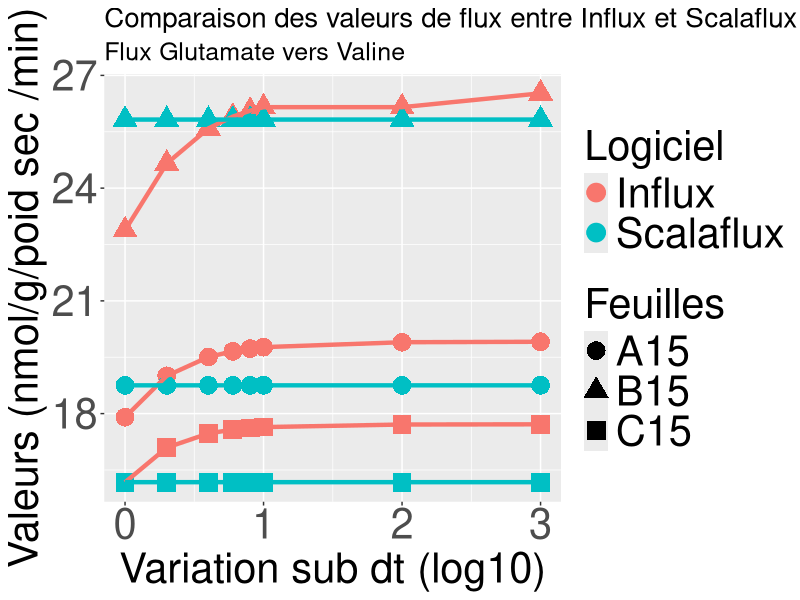

The R source for this figure: (Note: this script raises an error after producing the figure.)
library(ggplot2)
library(dplyr)
library(tidyr)

# Définition de paramètres
couleurs <- c("Valeur de flux" = "blue",
               "Valeur de flux nulle ou négative" = "green",
               "Valeur de flux incalculable" = "yellow")

# Données Glutamate vers Valine 

# Comparaison de l'effet des subdt du fichier d'optimisation

donnees <- read.table("Variation_subdt_Glu_Val.tsv" , sep = "\t" , header = TRUE , dec = "," , stringsAsFactors = T)
head(donnees)
#donnees$sub.dt <- as.factor(donnees$sub.dt)
str (donnees)

donnees_modif <- donnees %>%
  rename(Influx = Valeurs_Influx , Scalaflux = Valeurs_Scalaflux) %>%
  pivot_longer(cols = c(Influx , Scalaflux) , names_to = "Logiciel" , values_to = "Valeurs")

val <- ggplot(donnees_modif, aes(x = log10(sub.dt),y = Valeurs , col = Logiciel , shape = Feuilles)) +
  geom_point(size = 6) +
  geom_line(size = 1.5)+
  labs(
    x = "Variation sub dt (log10)",
    y = "Valeurs (nmol/g/poid sec /min)",
    title = "Comparaison des valeurs de flux entre Influx et Scalaflux avec un SD de -2 et variation de subdt",
    subtitle = "Flux Glutamate vers Valine")+
  theme(
    plot.title = element_text(size = 20),      
    plot.subtitle = element_text(size = 18),
    axis.title = element_text(size = 30),    
    axis.text = element_text(size = 30),
    legend.title = element_text(size = 30),           
    legend.text = element_text(size = 30))

val

# Valeurs de chi 2

figure_comp <- ggplot (donnees , aes (x = log10(sub.dt) , y = chi2.réduit , col = Feuilles, group = Feuilles ) )+
  geom_point(size = 6)+
  geom_line(size = 1.5)+
  theme(
    plot.title = element_text(size = 20),      
    plot.subtitle = element_text(size = 18),
    axis.title = element_text(size = 30),    
    axis.text = element_text(size = 30),
    legend.title = element_text(size = 30),           
    legend.text = element_text(size = 30))
figure_comp
# Comparaison des sd dans le fichier miso avec subdt 10

donnees_sd_10 <- read.table("Variation_sd_subdt10_Glu_Val.tsv" , sep = "\t", header = TRUE  , dec = ",", stringsAsFactors = T)
head(donnees_sd_10)
donnees_sd_10$Feuille <- as.numeric(gsub("[^0-9]", "", donnees_sd_10$Feuilles))
donnees_sd_10$Rep <- gsub("[^A-Za-z]", "", donnees_sd_10$Feuilles)
donnees_sd_10$SD <- as.factor(donnees_sd_10$SD)
str(donnees_sd_10)

val_sd <- donnees_sd_10 %>%
  mutate(Feuilles = factor(Feuilles, levels = unique(Feuilles[order(Feuille)]))) %>%
  ggplot(aes(x = SD, y = Feuilles, fill = Valeurs)) +
  geom_tile() +
  labs(
    title = "Comparaison des valeurs de SD sur le fonctionnement du logiciel Influx avec un subdt de 10",
    subtitle = "Flux Glutamate vers Valine"
  )+
  scale_fill_manual(values = couleurs)+
  theme(
    plot.title = element_text(size = 20),      
    plot.subtitle = element_text(size = 18),
    axis.title = element_text(size = 30),    
    axis.text = element_text(size = 30),
    legend.title = element_text(size = 30),           
    legend.text = element_text(size = 30))

val_sd

# Valeurs de chi2
donnes_15 <- donnees_sd_10 %>%
  filter (Feuille == 15)

figure_comp10 <- ggplot (donnes_15 , aes (x = SD , y = log10(chi2_réduit) , col = Feuilles, group = Feuilles ) )+
  geom_point(size = 6)+
  geom_line(size = 1.5)+
  labs (x = "Variation de SD en puissance de 10",
        y = "Variation de chi2 réduit (log10)" ,
        title = "Pourcentage d'enrichissement en fonction des conditions avec les différents réplicats",
        subtitle = "Flux Glutamate vers Valine")+
  theme(
    plot.title = element_text(size = 20),      
    plot.subtitle = element_text(size = 18),
    axis.title = element_text(size = 30),    
    axis.text = element_text(size = 30),
    legend.title = element_text(size = 30),           
    legend.text = element_text(size = 30))
figure_comp10
# Comparaison des sd dans le fichier miso avec subdt 1

donnees_sd_1 <- read.table("Variation_sd_subdt1_Glu_Val.tsv" , sep = "\t" , dec = "," , header = TRUE )
head(donnees_sd_1)
donnees_sd_1$Feuille <- as.numeric(gsub("[^0-9]", "", donnees_sd_1$Feuilles))
donnees_sd_1$Rep <- gsub("[^A-Za-z]", "", donnees_sd_1$Feuilles)
donnees_sd_10$SD <- as.factor(donnees_sd_10$SD)
str(donnees_sd_1)

val_sd_1 <- donnees_sd_1 %>%
  mutate(Feuilles = factor(Feuilles, levels = unique(Feuilles[order(Feuille)]))) %>%
  ggplot(aes(x = SD, y = Feuilles, fill = Valeurs)) +
  geom_tile()+
  labs(title =  "Comparaison des valeurs de SD sur le fonctionnement du logiciel Influx avec un subdt de 1", 
       subtitle = "Flux Glutamate vers Valine")+
  scale_fill_manual(values = couleurs)+
  theme(
    plot.title = element_text(size = 20),      
    plot.subtitle = element_text(size = 18),
    axis.title = element_text(size = 30),    
    axis.text = element_text(size = 30),
    legend.title = element_text(size = 30),           
    legend.text = element_text(size = 30))
val_sd_1

# Valeur de chi2
donnes_1 <- donnees_sd_1 %>%
  filter (Feuille == 15)
figure_comp1 <- ggplot (donnes_1 , aes (x = SD , y = log10(chi2_réduit) , col = Feuilles, group = Feuilles ) )+
  geom_point(size = 6)+
  geom_line(size = 1.5)+
  labs (x = "Variation de SD en puissance de 10",
        y = "Variation de chi2 réduit (log10)" ,
        title = "Pourcentage d'enrichissement en fonction des conditions avec les différents réplicats",
        subtitle = "Flux Glutamate vers Valine")+
  theme(
    plot.title = element_text(size = 20),      
    plot.subtitle = element_text(size = 18),
    axis.title = element_text(size = 30),    
    axis.text = element_text(size = 30),
    legend.title = element_text(size = 30),           
    legend.text = element_text(size = 30))
figure_comp1
# Données Aspartate vers Thréonine 

# Comparaison des sd dans le fichier miso avec subdt 1000

donnee <- read.table("Variation_sd_subdt_1000_Asp_Thr.tsv" , sep = "\t" , header = TRUE)
head(donnee)
donnee$Feuille <- as.numeric(gsub("[^0-9]", "", donnee$Feuilles))
donnee$Rep <- gsub("[^A-Za-z]", "", donnee$Feuilles)


thr_subdt_1000 <- donnee %>%
  mutate(Feuilles = factor(Feuilles, levels = unique(Feuilles[order(Feuille)]))) %>%
  ggplot(aes(x = SD , y = Feuilles , fill = Valeurs))+
  geom_tile()+
  labs(title = "Comparaison des valeurs de SD sur le fonctionnement du logiciel Influx avec un subdt de 1000",
       subtitle = "Flux Aspartate vers Thréonine")+
  scale_fill_manual(values = couleurs)+
  theme(
    plot.title = element_text(size = 20),      
    plot.subtitle = element_text(size = 18),
    axis.title = element_text(size = 30),    
    axis.text = element_text(size = 30),
    legend.title = element_text(size = 30),           
    legend.text = element_text(size = 30))
thr_subdt_1000
